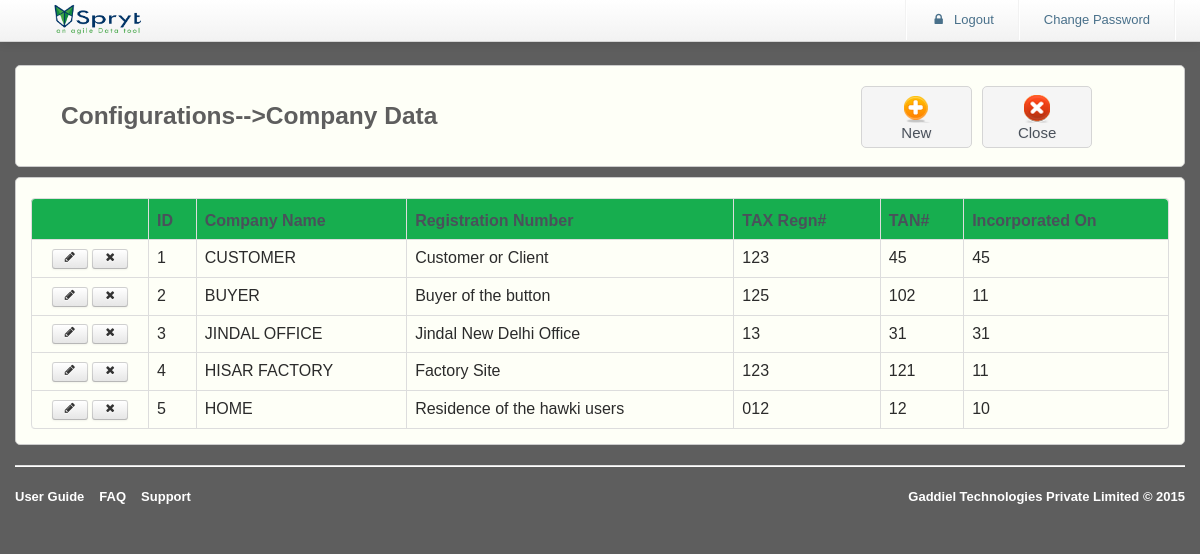
Page /screen/list_menu_1_submenu_1.php (signed in) on the committed database.
### tables this page shows
CREATE TABLE IF NOT EXISTS `dyn_tbl_menu_1_submenu_1` (
  `id` int(11) NOT NULL AUTO_INCREMENT,
  `CompanyName_64` varchar(50) NOT NULL,
  `RegistrationNumber_66` varchar(50) NOT NULL,
  `TAXRegn_79` varchar(50) NOT NULL,
  `TAN_89` varchar(50) NOT NULL,
  `IncorporatedOn_36` varchar(50) NOT NULL,
  PRIMARY KEY (`id`)
);

### screen/list_menu_1_submenu_1.php (the view, shortened to what this page needs)
<html lang="en"><head><meta http-equiv="Content-Type" content="text/html; charset=UTF-8">
    <link rel="stylesheet" type="text/css" href="../resources/css/bootstrap.min.css" >
    <link rel="stylesheet" type="text/css" href="../resources/css/bootstrap-responsive.min.css" >
    <link rel="stylesheet" type="text/css" href="../resources/css/alveolae.css">
    <link rel="stylesheet" type="text/css" href="../resources/css/font-awesome.css">
    <link rel="stylesheet" type="text/css" href="../resources/css/footable.core.css?v=2-0-1">
    <link rel="stylesheet" type="text/css" href="../resources/css/footable-demos.css">
</head>
<body>
<?php
	include($_SERVER['DOCUMENT_ROOT'].'/include/header.php');
?>
	<form action="" method="POST" name="forms">
	<div id="main-content">
		<div class="container">
			<div class="row">
			   <div class="span12 desktop">
				 <div class="widget">
					<div class="widget-content ">
						<div class="span8"><h3>
Configurations-->Company Data										</h3>
						</div>
						<div class="span3">
							<div class="box-holder">
                                 <a href="
add_menu_1_submenu_1.php								 " onClick="newPage()">
                                 <div class="box"><img src="../../resources/images/e-add.png"/></br>New</div></a>
                            </div>
							 <div class="box-holder">
							   <a href="
../submenu/menu_1								">
							   <div class="box"><img src="../../resources/images/e-close.png"/></br>Close</div></a>
                             </div>
						</div>
					</div>
				</div>
			 </div>
				<div class="span12">
					<div class="widget-content">
						<div class="tab-content">
							<div class="tab-pane active" id="demo">
<table class="table demo table-bordered " data-filter="#filter" data-page-size="5" data-page-previous-text="prev" data-page-next-text="next"><thead><tr class="widget-header"><th> </th><th>ID</th><th>Company Name</th><th>Registration Number</th><th>TAX Regn#</th><th>TAN#</th><th>Incorporated On</th></tr></thead><tbody id="gridvaluediv" class="mytable1">
                                 <?php
								  	$pdo = Database::connect();
									$pdo->setAttribute(PDO::ATTR_ERRMODE, PDO::ERRMODE_EXCEPTION);
									$result = $pdo->prepare("SELECT id,CompanyName_64,RegistrationNumber_66,TAXRegn_79,TAN_89,IncorporatedOn_36 FROM dyn_tbl_menu_1_submenu_1");
		                            $result->execute();
		                            for($i=0; $row = $result->fetch(); $i++){
			 				      ?>
			 				      <tr Style="cursor:pointer;">
			 				      <td class="actions">
			 				      <a href="edit_menu_1_submenu_1.php?id=<?php echo $row['id']; ?>" class="btn btn-small  "><i class="icon-pencil"></i></a>
			 				      <a href="delete_menu_1_submenu_1.php?id=<?php echo $row['id']; ?>" class="btn btn-small " onclick="return confirm('Are you sure?')"><i class="icon-remove"></i></a>
			 				      </td>
<td><?php  echo $row['id'];?></td>
<td><?php  echo $row['CompanyName_64'];?></td>
<td><?php  echo $row['RegistrationNumber_66'];?></td>
<td><?php  echo $row['TAXRegn_79'];?></td>
<td><?php  echo $row['TAN_89'];?></td>
<td><?php  echo $row['IncorporatedOn_36'];?></td>
			 				      							</tr>
			 				                             <?php }?>
			 				      						</tbody>
			 				      					</table>
							</div>
						</div>
					</div>
				</div>
			</div>
			<?php include($_SERVER['DOCUMENT_ROOT'].'/include/footer.php'); ?>
		</div>
	</div>
    </form>
</body>
</html>

### resources/css/alveolae.css (style rules this page uses)
body { background-color: #5e5e5e; font-family: 'Asap', sans-serif; }
h3 { margin-bottom: 15px; font-weight: 700; color: #5e5e5e; }
#main-content { padding-top: 60px; }
.box-holder { width: 25%; display: table-cell; }
.box-holder a { text-decoration: none; }
.box { height: 50px; padding: 5px; margin-right: 10px; font-size: 15px; text-align: center; color: #4A515B; background: #F5F5F5; border: 1px solid #D5D5D5; border-radius: 5px; text-shadow: 1px 1px 1px #EDEDED; }
.widget { clear: both; width: auto; position: relative; margin-bottom: 10px; }
.widget-header { position: relative; height: 40px; background: #17ae4f; border: 1px solid #CCCCCC; -webkit-border-top-left-radius: 5px; -webkit-border-top-right-radius: 5px; -moz-border-radius-topleft: 5px; -moz-border-radius-topright: 5px; border-top-left-radius: 5px; border-top-right-radius: 5px; }
.widget-content { padding: 20px 15px 15px; background: #fefff7; border: 1px solid #CCCCCC; -moz-border-radius: 5px; -webkit-border-radius: 5px; border-radius: 5px; }
.widget-content:before, .widget-content:after { content:""; display:table; clear:both; }
.table th { text-align: left; color: #4A515B; }
.table .actions { width: 100px; text-align: center; }
.table { display: table; margin: 0 auto; }
.desktop { display:block; }

### resources/css/footable-demos.css (style rules this page uses)
body { color:#2B2B2B; font-family: 'trebuchet MS' , 'Lucida sans' , Arial; }

### rows in the picture
dyn_tbl_menu_1_submenu_1: id "1", CompanyName_64 "CUSTOMER", RegistrationNumber_66 "Customer or Client", TAXRegn_79 "123", TAN_89 "45", IncorporatedOn_36 "45"
dyn_tbl_menu_1_submenu_1: id "2", CompanyName_64 "BUYER", RegistrationNumber_66 "Buyer of the button", TAXRegn_79 "125", TAN_89 "102", IncorporatedOn_36 "11"
dyn_tbl_menu_1_submenu_1: id "3", CompanyName_64 "JINDAL OFFICE", RegistrationNumber_66 "Jindal New Delhi Office", TAXRegn_79 "13", TAN_89 "31", IncorporatedOn_36 "31"
dyn_tbl_menu_1_submenu_1: id "4", CompanyName_64 "HISAR FACTORY", RegistrationNumber_66 "Factory Site", TAXRegn_79 "123", TAN_89 "121", IncorporatedOn_36 "11"
dyn_tbl_menu_1_submenu_1: id "5", CompanyName_64 "HOME", RegistrationNumber_66 "Residence of the hawki users", TAXRegn_79 "012", TAN_89 "12", IncorporatedOn_36 "10"
